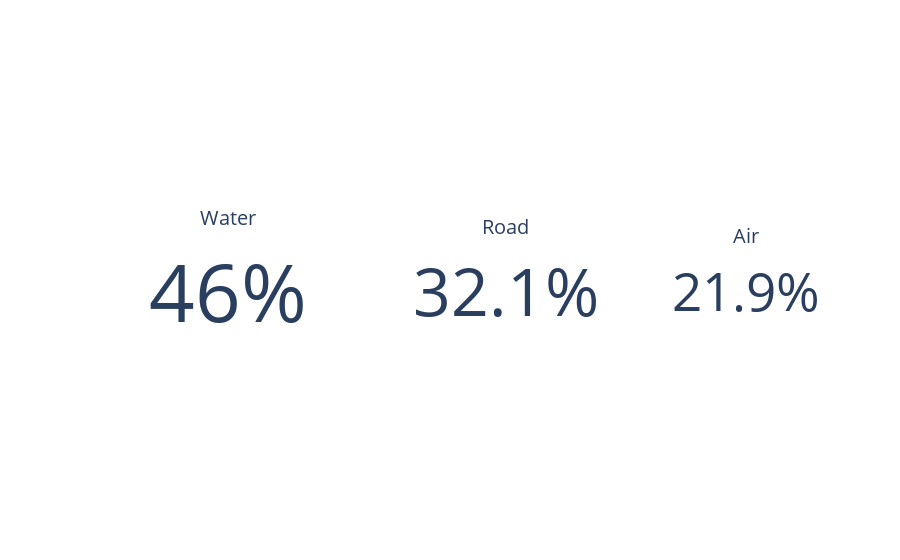

Here is the notebook cell this chart was saved with:
### Code cell
import plotly.graph_objects as go

fig3 = go.Figure()

fig3.add_trace(go.Indicator(
    mode = "number",
    value = Water, 
    title = {"text": "Water"}, 
    number = {"suffix": "%"},
    domain = {'y': [0, 1], 'x': [0, 0.4]}))
    
fig3.add_trace(go.Indicator(
    mode = "number",
    value = Road,
    title = {"text": "Road"},
    number = {"suffix": "%"},
    domain = {'y': [0, 1], 'x': [0.45, 0.7]}))

fig3.add_trace(go.Indicator(
    mode = "number",
    value = Air,
    title = {"text": "Air"},
    number = {"suffix": "%"},
    domain = {'y': [0, 1], 'x': [0.8, 1]}))

fig3.show()

### Figure 1 — Plotly figure (JSON) as saved in the notebook; plotly's stock layout.template omitted (floating-point values rounded to 4 significant figures)
{"data": [{"domain": {"x": [0, 0.4], "y": [0, 1]}, "mode": "number", "number": {"suffix": "%"}, "title": {"text": "Water"}, "type": "indicator", "value": 46}, {"domain": {"x": [0.45, 0.7], "y": [0, 1]}, "mode": "number", "number": {"suffix": "%"}, "title": {"text": "Road"}, "type": "indicator", "value": 32.1}, {"domain": {"x": [0.8, 1], "y": [0, 1]}, "mode": "number", "number": {"suffix": "%"}, "title": {"text": "Air"}, "type": "indicator", "value": 21.9}], "layout": {}}
